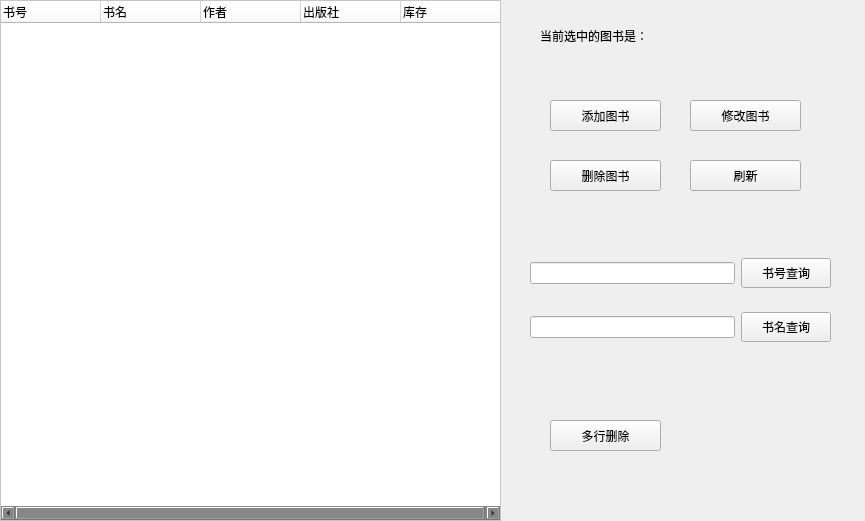
<?xml version="1.0" encoding="UTF-8"?>
<ui version="4.0">
 <class>BookManageForm</class>
 <widget class="QWidget" name="BookManageForm">
  <property name="geometry">
   <rect>
    <x>0</x>
    <y>0</y>
    <width>865</width>
    <height>521</height>
   </rect>
  </property>
  <property name="windowTitle">
   <string>Form</string>
  </property>
  <widget class="QLabel" name="label">
   <property name="geometry">
    <rect>
     <x>540</x>
     <y>20</y>
     <width>291</width>
     <height>31</height>
    </rect>
   </property>
   <property name="text">
    <string>当前选中的图书是：</string>
   </property>
  </widget>
  <widget class="QPushButton" name="addBookBtn">
   <property name="geometry">
    <rect>
     <x>550</x>
     <y>100</y>
     <width>111</width>
     <height>31</height>
    </rect>
   </property>
   <property name="text">
    <string>添加图书</string>
   </property>
  </widget>
  <widget class="QPushButton" name="changeBookinfoBtn">
   <property name="geometry">
    <rect>
     <x>690</x>
     <y>100</y>
     <width>111</width>
     <height>31</height>
    </rect>
   </property>
   <property name="text">
    <string>修改图书</string>
   </property>
  </widget>
  <widget class="QPushButton" name="deleteBookBtn">
   <property name="geometry">
    <rect>
     <x>550</x>
     <y>160</y>
     <width>111</width>
     <height>31</height>
    </rect>
   </property>
   <property name="text">
    <string>删除图书</string>
   </property>
  </widget>
  <widget class="QPushButton" name="removationBtn">
   <property name="geometry">
    <rect>
     <x>690</x>
     <y>160</y>
     <width>111</width>
     <height>31</height>
    </rect>
   </property>
   <property name="text">
    <string>刷新</string>
   </property>
  </widget>
  <widget class="QPushButton" name="moreLinesDaleteBtn">
   <property name="geometry">
    <rect>
     <x>550</x>
     <y>420</y>
     <width>111</width>
     <height>31</height>
    </rect>
   </property>
   <property name="text">
    <string>多行删除</string>
   </property>
  </widget>
  <widget class="QFrame" name="frame">
   <property name="geometry">
    <rect>
     <x>0</x>
     <y>0</y>
     <width>501</width>
     <height>521</height>
    </rect>
   </property>
   <property name="styleSheet">
    <string notr="true">background-color: rgb(135, 135, 135);</string>
   </property>
   <property name="frameShape">
    <enum>QFrame::StyledPanel</enum>
   </property>
   <property name="frameShadow">
    <enum>QFrame::Raised</enum>
   </property>
   <widget class="QTreeWidget" name="treeWidget">
    <property name="geometry">
     <rect>
      <x>0</x>
      <y>0</y>
      <width>501</width>
      <height>521</height>
     </rect>
    </property>
    <property name="styleSheet">
     <string notr="true">background-color: rgb(255, 255, 255);</string>
    </property>
    <property name="midLineWidth">
     <number>0</number>
    </property>
    <property name="verticalScrollMode">
     <enum>QAbstractItemView::ScrollPerPixel</enum>
    </property>
    <property name="horizontalScrollMode">
     <enum>QAbstractItemView::ScrollPerPixel</enum>
    </property>
    <property name="columnCount">
     <number>5</number>
    </property>
    <column>
     <property name="text">
      <string>书号</string>
     </property>
    </column>
    <column>
     <property name="text">
      <string>书名</string>
     </property>
    </column>
    <column>
     <property name="text">
      <string>作者</string>
     </property>
    </column>
    <column>
     <property name="text">
      <string>出版社</string>
     </property>
    </column>
    <column>
     <property name="text">
      <string>库存</string>
     </property>
    </column>
   </widget>
  </widget>
  <widget class="QWidget" name="layoutWidget">
   <property name="geometry">
    <rect>
     <x>530</x>
     <y>240</y>
     <width>301</width>
     <height>121</height>
    </rect>
   </property>
   <layout class="QGridLayout" name="gridLayout">
    <item row="0" column="0">
     <widget class="QLineEdit" name="IdEdit"/>
    </item>
    <item row="0" column="1">
     <widget class="QPushButton" name="IdLookupBtn">
      <property name="minimumSize">
       <size>
        <width>90</width>
        <height>30</height>
       </size>
      </property>
      <property name="text">
       <string>书号查询</string>
      </property>
     </widget>
    </item>
    <item row="1" column="0">
     <widget class="QLineEdit" name="nameEdit"/>
    </item>
    <item row="1" column="1">
     <widget class="QPushButton" name="nameLookupBtn">
      <property name="minimumSize">
       <size>
        <width>90</width>
        <height>30</height>
       </size>
      </property>
      <property name="text">
       <string>书名查询</string>
      </property>
     </widget>
    </item>
   </layout>
  </widget>
 </widget>
 <resources/>
 <connections/>
</ui>
